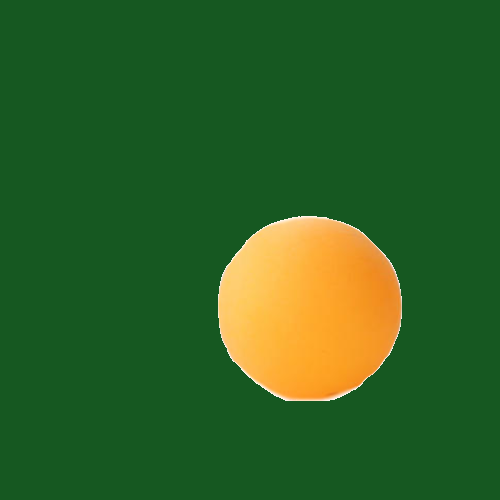
#> input picture Recognize/pictures/11.png, 500 x 500 px; its folder holds only this picture in this run
$ python Test_Demo.py
#> lines starting #> are read from the running program, lines starting #| are printed output that depends on the picture; after the words box and inside, x2 and y2 are one past the last pixel; in counts of white or black regions, pixels touching at a corner belong together
#> further down, readimg is the input picture: shape (500, 500, 3); mean B, G, R 36.6, 97.4, 46.7
#!/usr/bin/python
# -*- coding: UTF-8 -*-

import cv2 as cv
import numpy as np
import os
import pandas as pd
import csv
import timeit
import imutils
import json
import base64
from itertools import islice
#import requests


##########以下detect函数是应提交的识别程序##########

def detect(readimg):
    '''
    根据要求识别图片中的物品：如小球、横杆、坑洞等。
    :param readimg:
    :return:
    '''
    ###以下代码以第一关：识别小球示例#####
    gray = cv.cvtColor(readimg, cv.COLOR_BGR2GRAY)
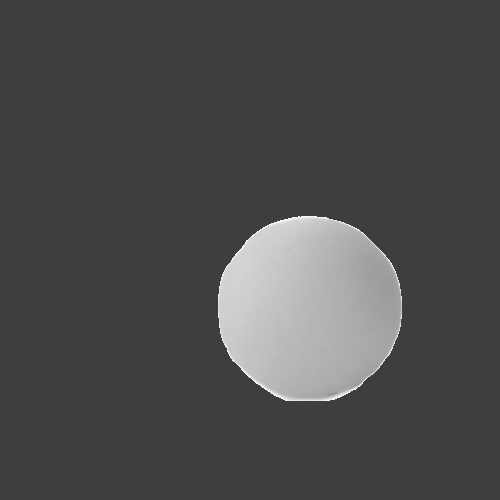
#> gray: shape (500, 500); min 62, max 250, mean 75.3
    gray = cv.bilateralFilter(gray, 21, 75, 75)
    # gray = cv.medianBlur(gray, 7)
    gray = cv.convertScaleAbs(cv.Laplacian(gray, cv.CV_64F))
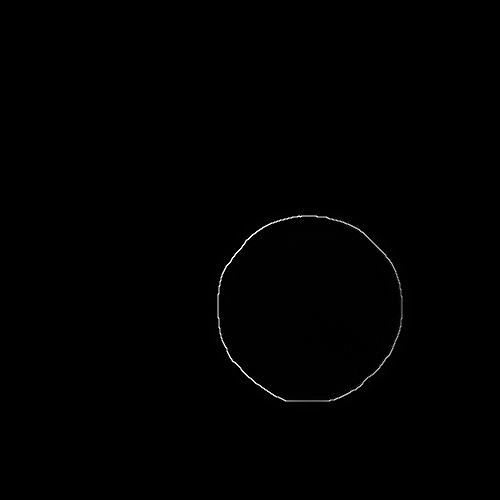
#> gray: shape (500, 500); min 0, max 255, mean 0.8
    edges = cv.Canny(gray, 50, 150)
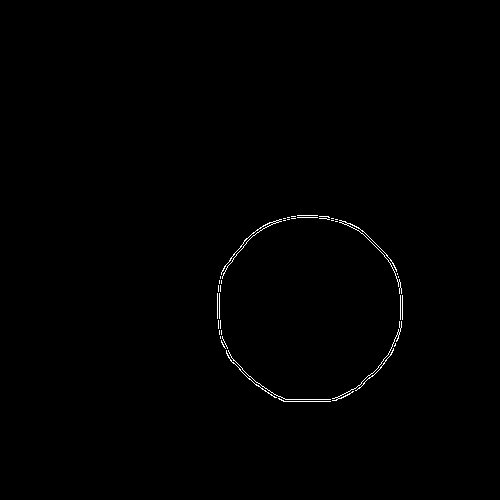
#> edges: shape (500, 500); 0.43% white in thin lines or dots, all inside (x1, y1, x2, y2) = (217, 215, 403, 402)
    circles = cv.HoughCircles(edges,cv.HOUGH_GRADIENT, 1, 120, param1=100, param2=30, minRadius=0, maxRadius=0)
#> circles = [[308.5, 309.5, 92.2]]

    if np.any(circles!=None):
        circles = np.uint16(np.around(circles))
#> circles = [[308, 310, 92]]
    else:
        circles=np.array([[[0,0,0]]])

    choose=circles[0,:]
#> choose = [[308, 310, 92]]

    r,x,y = (choose[0, 2]), (choose[0, 0]), (choose[0, 1])
#> r = 92; x = 308; y = 310
    return r,x,y
###请各位各显神通！最终提交各个关卡的detect（readimg）函数即可!!!######

if __name__ == '__main__':
    '''
    主程序入口
    '''
    start = timeit.default_timer()
    if (os.path.exists("result_data.csv")):
        os.remove("result_data.csv")
        print("Deleting result_data.csv!")
    else:
        print("重建 result_data.csv!")

    # 新建文件result_data.csv，并写入列头
    with open("result_data.csv", 'w', newline='', encoding='utf-8-sig') as resultfile:
        header = ['num', 'ball_r', 'ball_x', 'ball_y']
        csv_write = csv.writer(resultfile)
        csv_write.writerow(header)

        readpath = "./pictures/"  ##定义图片库路径
        readfiles = sorted(os.listdir(readpath))  # 获取图片
        num = 0
        for readfile in readfiles:
            num += 1
            readposition = readpath + '/' + readfile  # 图片文件路径
            readimg = cv.imread(readposition)
            end = timeit.default_timer()
            runtime = end - start
            # print(str(runtime),end,start)
            if runtime > 600:
                print("运行超时", runtime)
                exit()
            r, x, y = detect(readimg)
#> r = 92; x = 308; y = 310
            data_row = [num, r, x, y]
#> data_row = [1, 92, 308, 310]
            csv_write.writerow(data_row)

    ##
    print("End:result_data已生成!", runtime)

$ run again, on Recognize/pictures/15.png
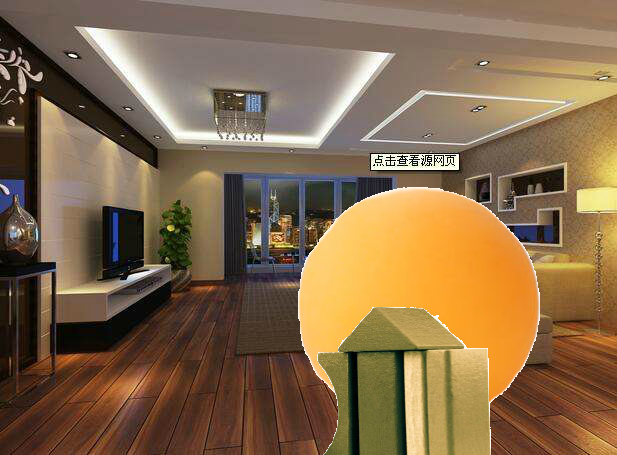
#> input picture Recognize/pictures/15.png, 617 x 455 px
#> readimg is the input picture: shape (455, 617, 3); mean B, G, R 75.7, 106.5, 133.4
#> in detect, `gray = cv.bilateralFilter(gray, 21, 75, 75)`:
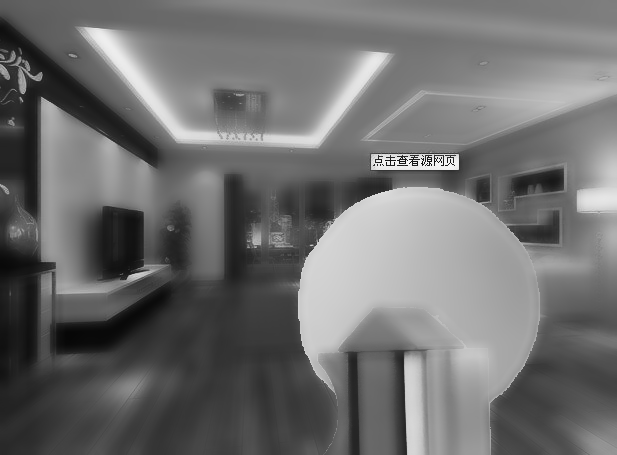
#> gray: shape (455, 617); min 7, max 246, mean 110.8
#> in detect, `edges = cv.Canny(gray, 50, 150)`:
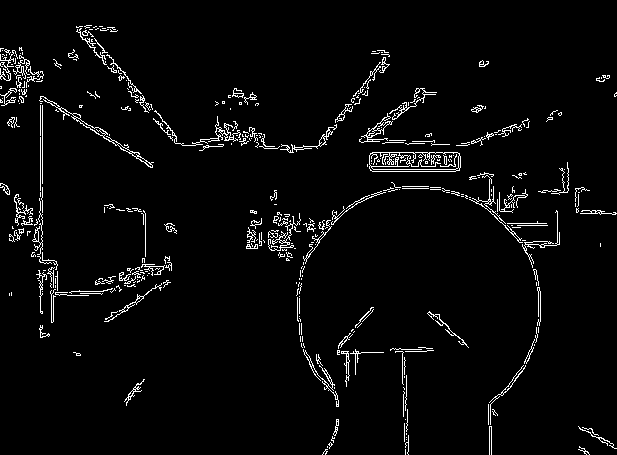
#> edges: shape (455, 617); 3.5% white in thin lines or dots
#> in detect, `circles = cv.HoughCircles(edges,cv.HOUGH_GRADIENT, 1, 120, param1=100,..`: circles = [[416.5, 304.5, 120.6], [106.5, 194.5, 89.6], [169.5, 302.5, 130.6], [290.5, 160.5, 75.4], [420.5, 109.5, 58], [538.5, 136.5, 89.6], [169.5, 62.5, 94.4], [1.5, 289.5, 57.1], [48.5, 83.5, 37.7], [299.5, 369.5, 49.9]]
#> in detect, `circles = np.uint16(np.around(circles))`: circles = [[416, 304, 121], [106, 194, 90], [170, 302, 131], [290, 160, 75], [420, 110, 58], [538, 136, 90], [170, 62, 94], [2, 290, 57], [48, 84, 38], [300, 370, 50]]
#> choose has the same summary as circles
#> in detect, `r,x,y = (choose[0, 2]), (choose[0, 0]), (choose[0, 1])`: r = 121; x = 416; y = 304
#> `r, x, y = detect(readimg)`: r = 121; x = 416; y = 304
#> data_row = [1, 121, 416, 304]

$ run again, on Recognize/pictures/12.png
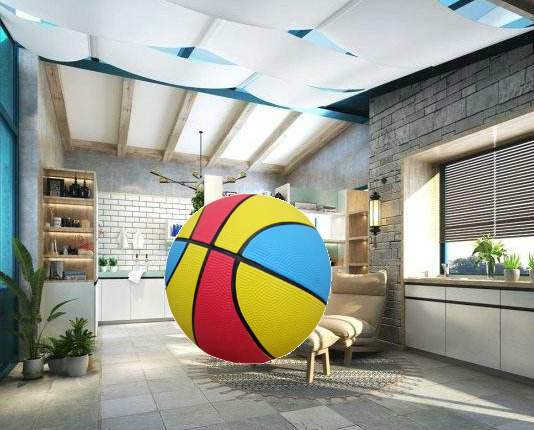
#> input picture Recognize/pictures/12.png, 534 x 430 px
#> readimg is the input picture: shape (430, 534, 3); mean B, G, R 146.5, 157.3, 156.9
#> in detect, `gray = cv.bilateralFilter(gray, 21, 75, 75)`:
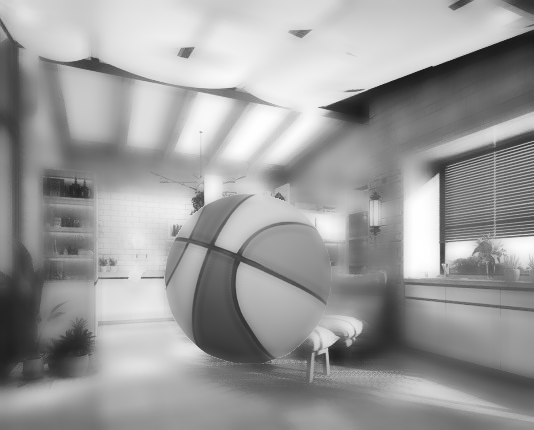
#> gray: shape (430, 534); min 25, max 255, mean 156.3
#> in detect, `edges = cv.Canny(gray, 50, 150)`:
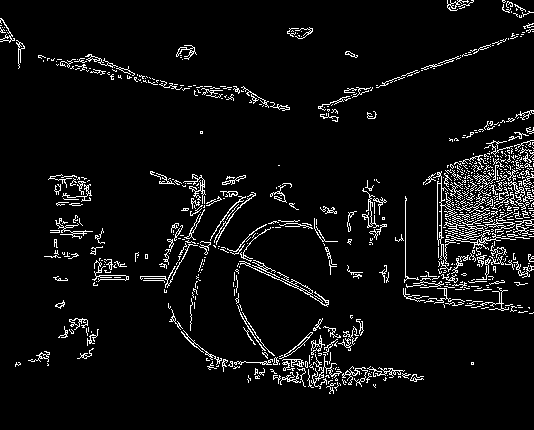
#> edges: shape (430, 534); 5.6% white in thin lines or dots
#> in detect, `circles = cv.HoughCircles(edges,cv.HOUGH_GRADIENT, 1, 120, param1=100,..`: circles = 14 rows, first 8: [250.5, 278.5, 84.2], [295.5, 137.5, 232.1], [372.5, 253.5, 141.1], [186.5, 382.5, 140.8], [443.5, 150.5, 86], [525.5, 365.5, 216.1], [330.5, 1.5, 227], [109.5, 174.5, 105.7]
#> in detect, `circles = np.uint16(np.around(circles))`: circles = 14 rows, first 8: [250, 278, 84], [296, 138, 232], [372, 254, 141], [186, 382, 141], [444, 150, 86], [526, 366, 216], [330, 2, 227], [110, 174, 106]
#> choose has the same summary as circles
#> in detect, `r,x,y = (choose[0, 2]), (choose[0, 0]), (choose[0, 1])`: r = 84; x = 250; y = 278
#> `r, x, y = detect(readimg)`: r = 84; x = 250; y = 278
#> data_row = [1, 84, 250, 278]

$ run again, on Recognize/pictures/13.png
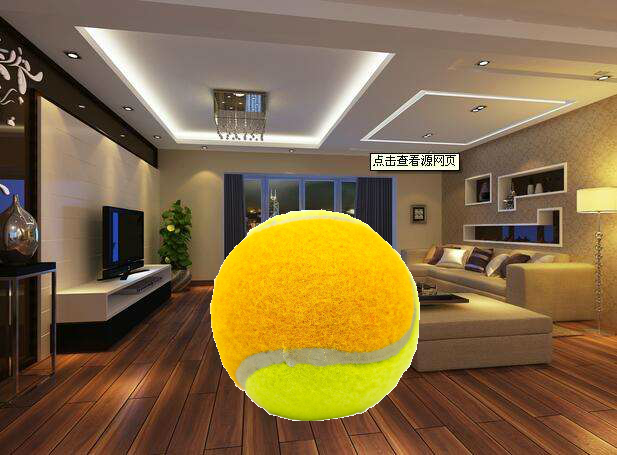
#> input picture Recognize/pictures/13.png, 617 x 455 px
#> readimg is the input picture: shape (455, 617, 3); mean B, G, R 68.7, 107, 132
#> in detect, `gray = cv.bilateralFilter(gray, 21, 75, 75)`:
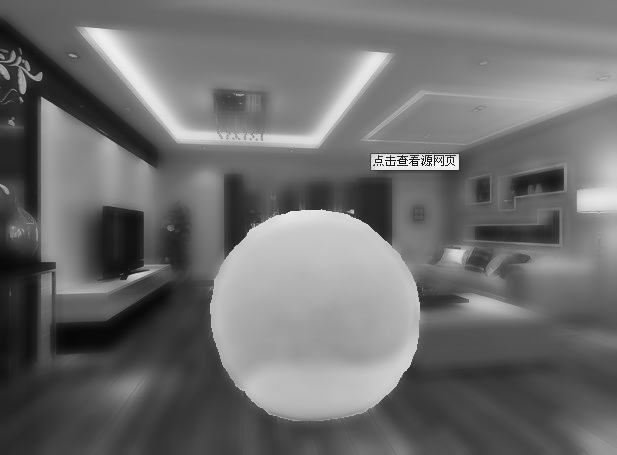
#> gray: shape (455, 617); min 7, max 246, mean 109.9
#> in detect, `edges = cv.Canny(gray, 50, 150)`:
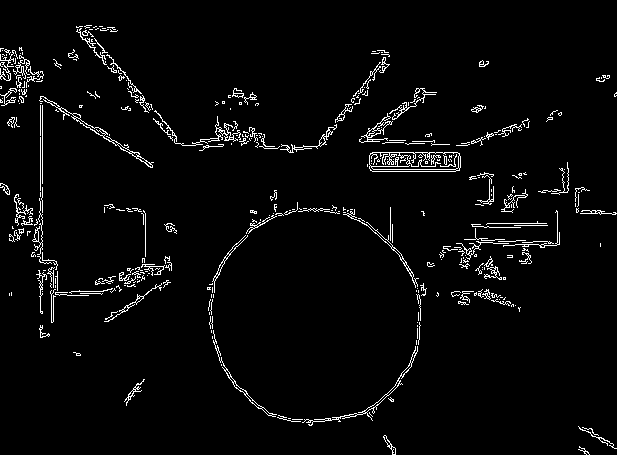
#> edges: shape (455, 617); 3.4% white in thin lines or dots
#> in detect, `circles = cv.HoughCircles(edges,cv.HOUGH_GRADIENT, 1, 120, param1=100,..`: circles = [[315.5, 317.5, 106.5], [240.5, 201.5, 201.9], [472.5, 217.5, 83.8], [106.5, 194.5, 89.6], [417.5, 108.5, 59.7], [252.5, 26.5, 129.3], [508.5, 2.5, 225.8], [507.5, 418.5, 180.2], [59.5, 83.5, 58.4], [2.5, 291.5, 54.9], [169.5, 302.5, 43.5]]
#> in detect, `circles = np.uint16(np.around(circles))`: circles = [[316, 318, 106], [240, 202, 202], [472, 218, 84], [106, 194, 90], [418, 108, 60], [252, 26, 129], [508, 2, 226], [508, 418, 180], [60, 84, 58], [2, 292, 55], [170, 302, 44]]
#> choose has the same summary as circles
#> in detect, `r,x,y = (choose[0, 2]), (choose[0, 0]), (choose[0, 1])`: r = 106; x = 316; y = 318
#> `r, x, y = detect(readimg)`: r = 106; x = 316; y = 318
#> data_row = [1, 106, 316, 318]
